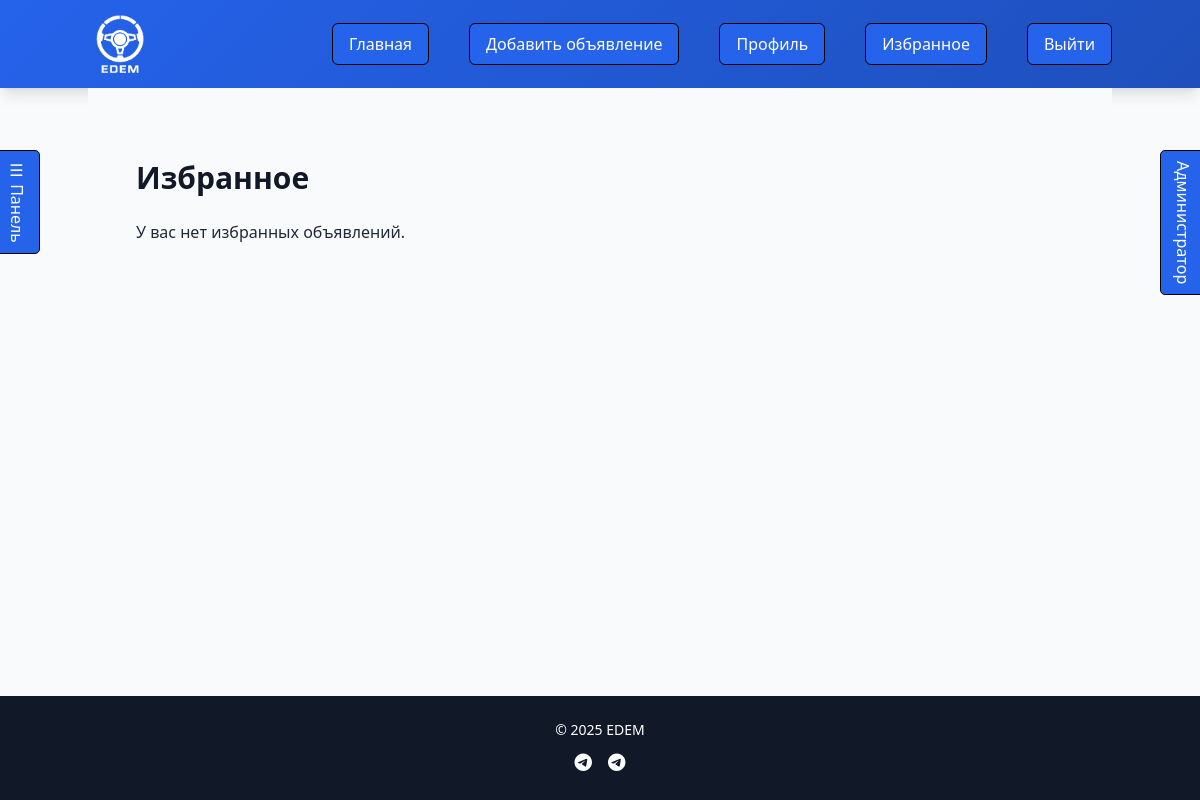
The page /favorites/ (signed in) on the database as committed earlier.
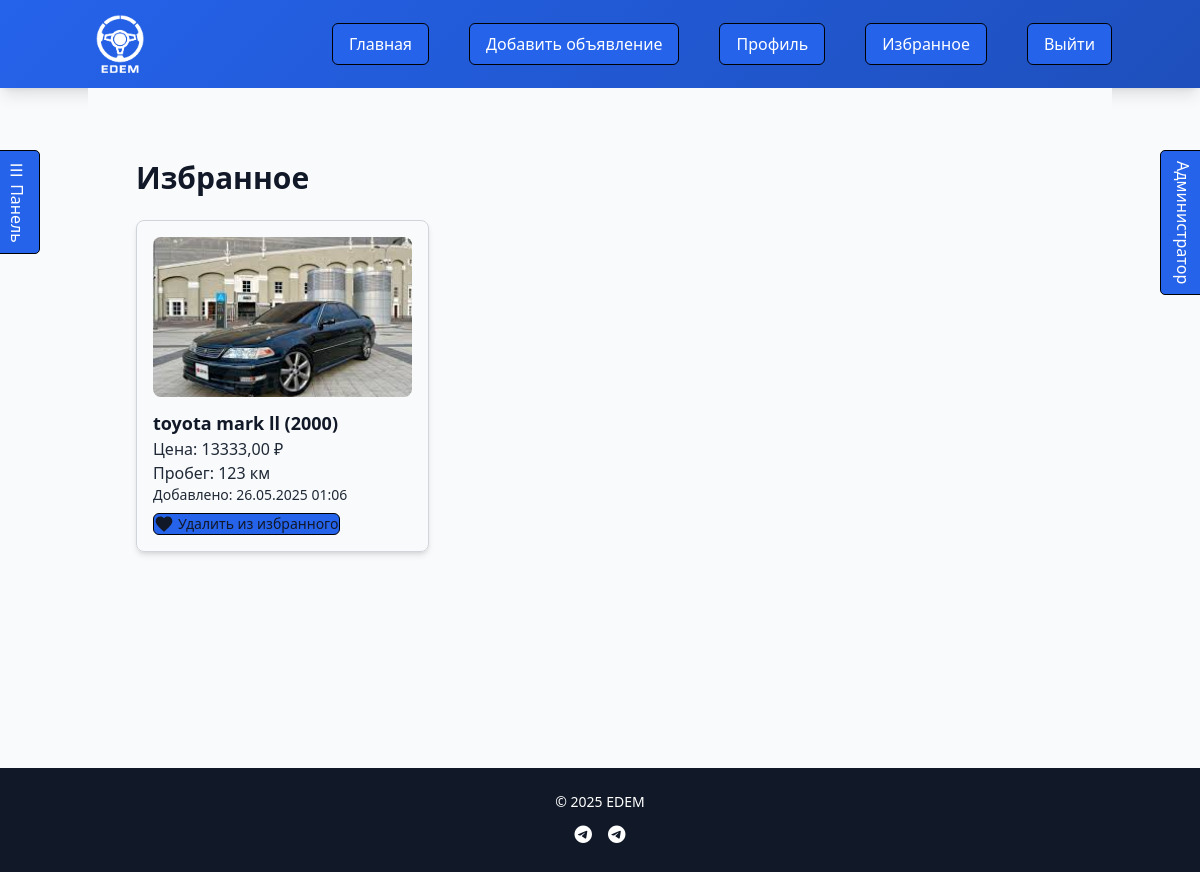
The same page on the database as committed later.
### cars/models.py (models this page shows, shortened)
class Favorite(models.Model):
    user = models.ForeignKey(User, on_delete=models.CASCADE)
    car = models.ForeignKey(Car, on_delete=models.CASCADE, related_name='favorites')
    added_date = models.DateTimeField(auto_now_add=True)
    class Meta:
        db_table = 'Favorites'
        unique_together = ('user', 'car')

class Car(models.Model):
    FUEL_TYPE_CHOICES = [
        ('Бензин', 'Бензин'),
        ('Дизель', 'Дизель'),
        ('Электрическая', 'Электрическая'),
        ('Гибрид', 'Гибрид'),
        ('Газ', 'Газ'),
    ]
    TRANSMISSION_CHOICES = [
        ('Механическая', 'Механическая'),
        ('Автоматическая', 'Автоматическая'),
        ('Робот', 'Робот'),
        ('Вариатор', 'Вариатор'),
    ]
    CONDITION_CHOICES = [
        ('new', 'Новый'),
        ('used', 'Б/у'),
    ]
    user = models.ForeignKey(User, on_delete=models.CASCADE)
    brand = models.CharField(max_length=100)
    model = models.CharField(max_length=100)
    year = models.PositiveIntegerField(validators=[MaxValueValidator(timezone.now().year)])
    price = models.DecimalField(max_digits=12, decimal_places=2, validators=[MinValueValidator(0)])
    mileage = models.PositiveIntegerField(validators=[MinValueValidator(0)])
    engine_capacity = models.DecimalField(max_digits=4, decimal_places=1, validators=[MinValueValidator(0.1)])
    fuel_type = models.CharField(max_length=50, choices=FUEL_TYPE_CHOICES)
    transmission = models.CharField(max_length=50, choices=TRANSMISSION_CHOICES)
    color = models.CharField(max_length=50, blank=True, null=True)
    description = models.TextField()
    created_at = models.DateTimeField(default=timezone.now)
    is_sold = models.BooleanField(default=False)
    condition = models.CharField(max_length=20, choices=CONDITION_CHOICES, default='used')
    def get_first_photo(self):
        first_photo = self.carphoto_set.first()
        return first_photo.get_photo() if first_photo else '/media/car_photos/default-car.jpg'

class CarPhoto(models.Model):
    car = models.ForeignKey(Car, on_delete=models.CASCADE, related_name='carphoto_set')
    photo_url = models.URLField(max_length=200, blank=True, null=True)
    photo_file = models.ImageField(upload_to='car_photos/', blank=True, null=True)
    def get_photo(self):
        return self.photo_file.url if self.photo_file else (self.photo_url if self.photo_url else '/media/car_photos/default-car.jpg')

### cars/views.py (the view)
# urls.py: path('favorites/', views.favorite_list, name='favorite_list'),
@login_required
def favorite_list(request):
    favorites = Favorite.objects.filter(user=request.user).order_by('-added_date')
    unread_deals_count = get_unread_deals_count(request.user)
    return render(request, 'favorite_list.html', {
        'favorites': favorites,
        'unread_deals_count': unread_deals_count
    })

### cars/views.py (called while the page is built)
def get_unread_deals_count(user):
    if not user.is_authenticated:
        return 0
    buyer_requests = PurchaseRequest.objects.filter(buyer=user).order_by('-request_date')
    seller_requests = PurchaseRequest.objects.filter(seller=user).order_by('-request_date')
    unread_purchases_count = buyer_requests.filter(is_read=False, status__in=['Одобрено', 'Отклонено']).count()
    unread_sales_count = seller_requests.filter(is_read=False, status='В ожидании').count()
    return unread_purchases_count + unread_sales_count

### templates/favorite_list.html (shortened to what this page needs)
{% extends 'base.html' %}
{% block content %}
<div class="mx-auto p-4 sm:p-6 md:p-8" style="background-color: var(--background-color);">
  <h1 class="text-2xl sm:text-3xl font-bold mb-4 sm:mb-6" style="color: var(--text-color);">Избранное</h1>
  {% if favorites %}
  <div class="grid grid-cols-1 sm:grid-cols-2 md:grid-cols-3 gap-4 sm:gap-6">
    {% for favorite in favorites %}
    <div class="rounded-lg p-3 sm:p-4 shadow-md hover:shadow-lg transition-shadow" style="border: 1px solid var(--border-color);">
      <a href="{% url 'car_detail' car_id=favorite.car.id %}">
        <img src="{{ favorite.car.get_first_photo }}" alt="{{ favorite.car.brand }} {{ favorite.car.model }}" class="w-full h-32 sm:h-40 object-cover rounded-lg mb-2 sm:mb-3">
        <h2 class="text-base sm:text-lg font-semibold" style="color: var(--text-color);">{{ favorite.car.brand }} {{ favorite.car.model }} ({{ favorite.car.year }})</h2>
        <p class="text-sm sm:text-base" style="color: var(--secondary-color);">Цена: {{ favorite.car.price }} ₽</p>
        <p class="text-sm sm:text-base" style="color: var(--secondary-color);">Пробег: {{ favorite.car.mileage }} км</p>
        <p class="text-xs sm:text-sm" style="color: var(--secondary-color);">Добавлено: {{ favorite.added_date|date:"d.m.Y H:i" }}</p>
      </a>
      <form method="post" action="{% url 'toggle_favorite' car_id=favorite.car.id %}" class="mt-2">
        <button type="submit" class="flex items-center text-xs sm:text-sm" style="color: var(--error-color);">
          <svg class="w-4 sm:w-5 h-4 sm:h-5 mr-1" fill="currentColor" viewBox="0 0 24 24">
            <path d="M12 21.35l-1.45-1.32C5.4 15.36 2 12.28 2 8.5 2 5.42 4.42 3 7.5 3c1.74 0 3.41.81 4.5 2.09C13.09 3.81 14.76 3 16.5 3 19.58 3 22 5.42 22 8.5c0 3.78-3.4 6.86-8.55 11.54L12 21.35z"/>
          </svg>
          Удалить из избранного
        </button>
      </form>
    </div>
    {% endfor %}
  </div>
  {% else %}
  <p class="text-sm sm:text-base" style="color: var(--secondary-color);">У вас нет избранных объявлений.</p>
  {% endif %}
</div>
{% endblock %}

Rows that differ between the two databases and show on the page:
added Favorite: car.get_first_photo (picture), car.brand "toyota", car.model "mark ll", car.year "2000", car.price "13333,00", car.mileage "123", added_date "26.05.2025 01:06"
Other text that changed with them:
text no longer shown: "У вас нет избранных объявлений."
